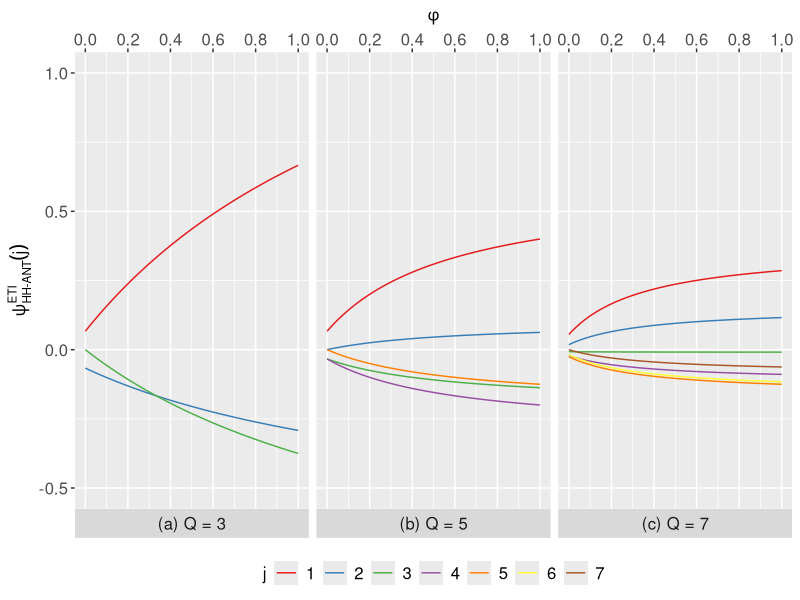

The R script that drew this image:
library(dplyr)
library(ggplot2)
library(gridExtra)
library(RColorBrewer)

coeff_gamma <- function(phi, Q, j) {
  numerator <- (2 * phi * Q^3 - 8 * phi * Q^2 * j + 5 * phi * Q^2 + Q^2 + 
                6 * phi * Q * j^2 - 8 * phi * Q * j + 3 * phi * Q - 
                4 * Q * j + Q + 3 * j^2 - j)
  denominator <- Q * (Q - 1) * (phi * Q^2 - 2 * phi * Q + 2 * Q - 1)
  return(numerator / denominator)
}

run_simulation <- function(Q, expression_func) {
  phi_values <- seq(0, 1, length.out = 200)
  data <- expand.grid(phi = phi_values, j = 1:Q) %>%
          mutate(value = mapply(expression_func, phi, Q, j),
                     j = as.factor(j),
                     Q = as.factor(Q))
  return(data)
}

Qs <- c(3, 5, 7)
data_combined1 <- do.call(rbind, lapply(Qs, run_simulation, coeff_gamma))

colors <- brewer.pal(n = 7, name = "Set1")

generate_plot <- function(data, y_label, y_limits, facet_labels) {
  ggplot(data, aes(x = phi, y = value, color = j)) +
    geom_line() +
    scale_y_continuous(limits = y_limits, n.breaks = 4) +
    scale_x_continuous(breaks = seq(0, 1, by = 0.2), position = "top") +
    scale_color_manual(values = colors) +
    labs(x = expression(phi), y = y_label, color = "j") +
    facet_wrap(~ Q, ncol = 3, strip.position = "bottom", labeller = labeller(Q = facet_labels)) +
    theme(legend.position = "bottom",
          legend.direction = "horizontal",
          legend.title = element_text(size = 12),
          legend.text = element_text(size = 12),
          axis.title.x = element_text(size = 12),
          axis.title.y = element_text(size = 12),
          axis.text.x = element_text(size = 12),
          axis.text.y = element_text(size = 12),
          axis.title.x.top = element_text(size = 12),
          axis.text.x.top = element_text(size = 12),
          strip.text = element_text(size = 12),
          strip.placement = "outside") +
    guides(color = guide_legend(nrow = 1))
}

p1 <- generate_plot(data_combined1, 
                    y_label = expression(psi[list({"HH-ANT"})]^{ETI} * (j)), 
                    y_limits = c(-0.5, 1),
                    facet_labels = c("3" = "(a) Q = 3", "5" = "(b) Q = 5", "7" = "(c) Q = 7"))

ggsave(filename = "../figures/figure_coeff_HH-ANT.pdf", plot = p1, width = 12, height = 2.5)